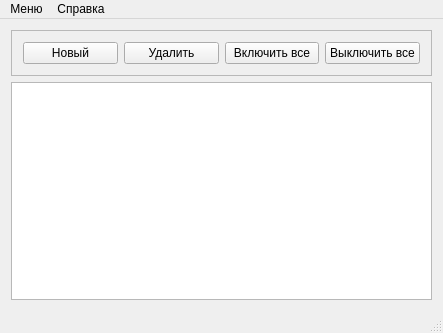
<?xml version="1.0" encoding="UTF-8"?>
<ui version="4.0">
 <class>Timer</class>
 <widget class="QMainWindow" name="Timer">
  <property name="geometry">
   <rect>
    <x>0</x>
    <y>0</y>
    <width>443</width>
    <height>333</height>
   </rect>
  </property>
  <property name="windowTitle">
   <string>Timer</string>
  </property>
  <widget class="QWidget" name="centralWidget">
   <layout class="QGridLayout" name="gridLayout_2">
    <item row="0" column="0">
     <layout class="QVBoxLayout" name="verticalLayout">
      <item>
       <widget class="QFrame" name="btnFrame">
        <property name="frameShape">
         <enum>QFrame::StyledPanel</enum>
        </property>
        <property name="frameShadow">
         <enum>QFrame::Raised</enum>
        </property>
        <layout class="QGridLayout" name="gridLayout">
         <item row="0" column="0">
          <layout class="QHBoxLayout" name="horizontalLayout">
           <item>
            <widget class="QPushButton" name="btnNew">
             <property name="text">
              <string>Новый</string>
             </property>
            </widget>
           </item>
           <item>
            <widget class="QPushButton" name="btnDel">
             <property name="text">
              <string>Удалить</string>
             </property>
            </widget>
           </item>
           <item>
            <widget class="QPushButton" name="btnAllEnable">
             <property name="text">
              <string>Включить все</string>
             </property>
            </widget>
           </item>
           <item>
            <widget class="QPushButton" name="btnAllDisable">
             <property name="text">
              <string>Выключить все</string>
             </property>
            </widget>
           </item>
          </layout>
         </item>
        </layout>
       </widget>
      </item>
      <item>
       <widget class="QTableWidget" name="tableWidget">
        <property name="columnCount">
         <number>0</number>
        </property>
       </widget>
      </item>
     </layout>
    </item>
   </layout>
  </widget>
  <widget class="QStatusBar" name="statusBar"/>
  <widget class="QMenuBar" name="menuBar">
   <property name="geometry">
    <rect>
     <x>0</x>
     <y>0</y>
     <width>443</width>
     <height>19</height>
    </rect>
   </property>
   <widget class="QMenu" name="menu">
    <property name="title">
     <string>Меню</string>
    </property>
    <addaction name="MenuTray"/>
    <addaction name="separator"/>
    <addaction name="MenuOut"/>
   </widget>
   <widget class="QMenu" name="menu_2">
    <property name="title">
     <string>Справка</string>
    </property>
    <addaction name="menuAbout"/>
   </widget>
   <addaction name="menu"/>
   <addaction name="menu_2"/>
  </widget>
  <action name="MenuTray">
   <property name="text">
    <string>Свернуть в трей</string>
   </property>
  </action>
  <action name="MenuOut">
   <property name="text">
    <string>Выход</string>
   </property>
  </action>
  <action name="menuAbout">
   <property name="text">
    <string>О программе</string>
   </property>
  </action>
 </widget>
 <layoutdefault spacing="6" margin="11"/>
 <resources/>
 <connections/>
</ui>
